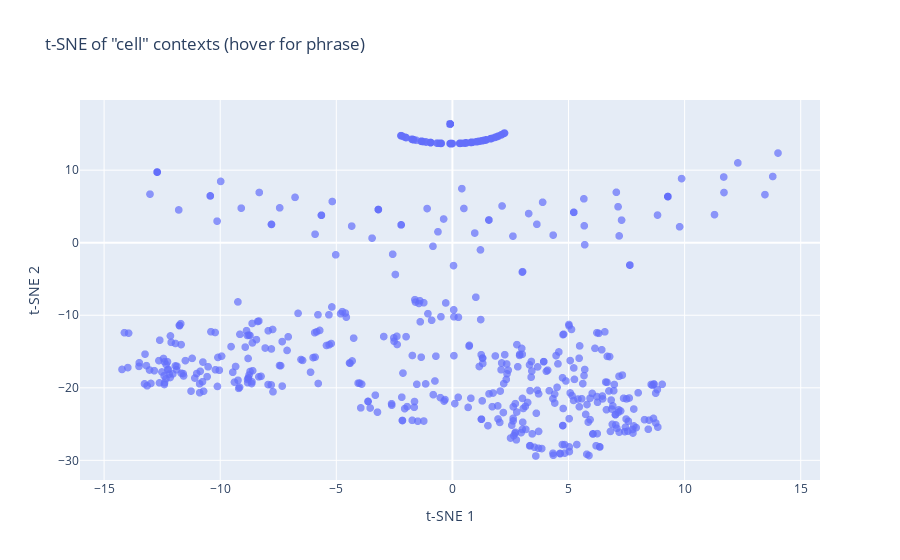

Notebook cell for this chart:
### Code cell
from sklearn.manifold import TSNE
import matplotlib.pyplot as plt

# Compute t-SNE embedding from the distance matrix
tsne = TSNE(metric='precomputed', random_state=42, init='random')
tsne_embedding = tsne.fit_transform(log_bf_diff)

phrases = []
for use in decoded_uses:
    idx = use.find('cell')
    start = max(0, idx - 100)
    end = idx + len('cell') + 100
    phrase = use[start:end]
    phrases.append(phrase)

import plotly.express as px

fig = px.scatter(
    x=tsne_embedding[:, 0],
    y=tsne_embedding[:, 1],
    hover_name=phrases,
    labels={'x': 't-SNE 1', 'y': 't-SNE 2'},
    title='t-SNE of "cell" contexts (hover for phrase)'
)
fig.update_traces(marker=dict(size=8, opacity=0.7))
fig.show()

### Figure 1 — Plotly figure (JSON) as saved in the notebook; plotly's stock layout.template omitted (floating-point values rounded to 4 significant figures; data arrays with more than 128 entries replaced by an {"elided": "..."} marker saying what was removed)
{"data": [{"hovertemplate": "<b>%{hovertext}</b><br><br>t-SNE 1=%{x}<br>t-SNE 2=%{y}<extra></extra>", "hovertext": {"elided": "2785 str values"}, "legendgroup": "", "marker": {"color": "#636efa", "opacity": 0.7, "size": 8, "symbol": "circle"}, "mode": "markers", "name": "", "showlegend": false, "type": "scattergl", "x": {"elided": "2785 float values"}, "xaxis": "x", "y": {"elided": "2785 float values"}, "yaxis": "y"}], "layout": {"legend": {"tracegroupgap": 0}, "title": {"text": "t-SNE of \"cell\" contexts (hover for phrase)"}, "xaxis": {"anchor": "y", "domain": [0, 1], "title": {"text": "t-SNE 1"}}, "yaxis": {"anchor": "x", "domain": [0, 1], "title": {"text": "t-SNE 2"}}}}
